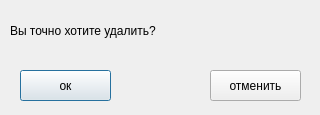
<?xml version="1.0" encoding="UTF-8"?>
<ui version="4.0">
 <class>Dialog</class>
 <widget class="QDialog" name="Dialog">
  <property name="geometry">
   <rect>
    <x>0</x>
    <y>0</y>
    <width>320</width>
    <height>115</height>
   </rect>
  </property>
  <property name="windowTitle">
   <string>Dialog</string>
  </property>
  <widget class="QLabel" name="label">
   <property name="geometry">
    <rect>
     <x>10</x>
     <y>10</y>
     <width>301</width>
     <height>41</height>
    </rect>
   </property>
   <property name="styleSheet">
    <string notr="true">font: 18pt &quot;Mongolian Baiti&quot;;</string>
   </property>
   <property name="text">
    <string>Вы точно хотите удалить?</string>
   </property>
  </widget>
  <widget class="QPushButton" name="pushButton">
   <property name="geometry">
    <rect>
     <x>20</x>
     <y>70</y>
     <width>91</width>
     <height>31</height>
    </rect>
   </property>
   <property name="styleSheet">
    <string notr="true">font: 12pt &quot;MS Shell Dlg 2&quot;;</string>
   </property>
   <property name="text">
    <string>ок</string>
   </property>
  </widget>
  <widget class="QPushButton" name="pushButton_2">
   <property name="geometry">
    <rect>
     <x>210</x>
     <y>70</y>
     <width>91</width>
     <height>31</height>
    </rect>
   </property>
   <property name="styleSheet">
    <string notr="true">font: 12pt &quot;MS Shell Dlg 2&quot;;</string>
   </property>
   <property name="text">
    <string>отменить</string>
   </property>
  </widget>
 </widget>
 <resources/>
 <connections/>
</ui>
